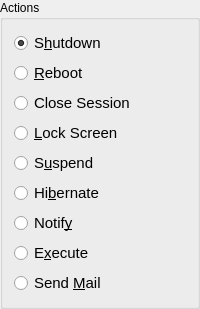
           <widget class="QGroupBox" name="groupBoxActions">
            <property name="sizePolicy">
             <sizepolicy hsizetype="Preferred" vsizetype="Expanding">
              <horstretch>0</horstretch>
              <verstretch>0</verstretch>
             </sizepolicy>
            </property>
            <property name="minimumSize">
             <size>
              <width>160</width>
              <height>240</height>
             </size>
            </property>
            <property name="maximumSize">
             <size>
              <width>240</width>
              <height>16777215</height>
             </size>
            </property>
            <property name="locale">
             <locale language="English" country="UnitedStates"/>
            </property>
            <property name="title">
             <string>Actions</string>
            </property>
            <layout class="QGridLayout" name="gridLayout_6">
             <item row="3" column="0">
              <widget class="QRadioButton" name="radioButtonLock">
               <property name="font">
                <font>
                 <pointsize>11</pointsize>
                </font>
               </property>
               <property name="locale">
                <locale language="English" country="UnitedStates"/>
               </property>
               <property name="text">
                <string>&amp;Lock Screen</string>
               </property>
               <attribute name="buttonGroup">
                <string notr="true">buttonGroupActions</string>
               </attribute>
              </widget>
             </item>
             <item row="5" column="0">
              <widget class="QRadioButton" name="radioButtonHibernate">
               <property name="font">
                <font>
                 <pointsize>11</pointsize>
                </font>
               </property>
               <property name="locale">
                <locale language="English" country="UnitedStates"/>
               </property>
               <property name="text">
                <string>Hi&amp;bernate</string>
               </property>
               <attribute name="buttonGroup">
                <string notr="true">buttonGroupActions</string>
               </attribute>
              </widget>
             </item>
             <item row="7" column="0">
              <widget class="QRadioButton" name="radioButtonExecute">
               <property name="font">
                <font>
                 <pointsize>11</pointsize>
                </font>
               </property>
               <property name="locale">
                <locale language="English" country="UnitedStates"/>
               </property>
               <property name="text">
                <string>E&amp;xecute</string>
               </property>
               <attribute name="buttonGroup">
                <string notr="true">buttonGroupActions</string>
               </attribute>
              </widget>
             </item>
             <item row="0" column="0">
              <widget class="QRadioButton" name="radioButtonShutdown">
               <property name="font">
                <font>
                 <pointsize>11</pointsize>
                </font>
               </property>
               <property name="locale">
                <locale language="English" country="UnitedStates"/>
               </property>
               <property name="text">
                <string>S&amp;hutdown</string>
               </property>
               <property name="checked">
                <bool>true</bool>
               </property>
               <attribute name="buttonGroup">
                <string notr="true">buttonGroupActions</string>
               </attribute>
              </widget>
             </item>
             <item row="4" column="0">
              <widget class="QRadioButton" name="radioButtonSuspend">
               <property name="font">
                <font>
                 <pointsize>11</pointsize>
                </font>
               </property>
               <property name="locale">
                <locale language="English" country="UnitedStates"/>
               </property>
               <property name="text">
                <string>S&amp;uspend</string>
               </property>
               <attribute name="buttonGroup">
                <string notr="true">buttonGroupActions</string>
               </attribute>
              </widget>
             </item>
             <item row="1" column="0">
              <widget class="QRadioButton" name="radioButtonReboot">
               <property name="font">
                <font>
                 <pointsize>11</pointsize>
                </font>
               </property>
               <property name="locale">
                <locale language="English" country="UnitedStates"/>
               </property>
               <property name="text">
                <string>&amp;Reboot</string>
               </property>
               <attribute name="buttonGroup">
                <string notr="true">buttonGroupActions</string>
               </attribute>
              </widget>
             </item>
             <item row="6" column="0">
              <widget class="QRadioButton" name="radioButtonNotify">
               <property name="font">
                <font>
                 <pointsize>11</pointsize>
                </font>
               </property>
               <property name="locale">
                <locale language="English" country="UnitedStates"/>
               </property>
               <property name="text">
                <string>Notif&amp;y</string>
               </property>
               <attribute name="buttonGroup">
                <string notr="true">buttonGroupActions</string>
               </attribute>
              </widget>
             </item>
             <item row="2" column="0">
              <widget class="QRadioButton" name="radioButtonCloseSesion">
               <property name="font">
                <font>
                 <pointsize>11</pointsize>
                </font>
               </property>
               <property name="text">
                <string>Close Session</string>
               </property>
               <attribute name="buttonGroup">
                <string notr="true">buttonGroupActions</string>
               </attribute>
              </widget>
             </item>
             <item row="8" column="0">
              <widget class="QRadioButton" name="radioButtonSendMail">
               <property name="font">
                <font>
                 <pointsize>11</pointsize>
                </font>
               </property>
               <property name="locale">
                <locale language="English" country="UnitedStates"/>
               </property>
               <property name="text">
                <string>Send &amp;Mail</string>
               </property>
               <attribute name="buttonGroup">
                <string notr="true">buttonGroupActions</string>
               </attribute>
              </widget>
             </item>
            </layout>
            <zorder>radioButtonShutdown</zorder>
            <zorder>radioButtonNotify</zorder>
            <zorder>radioButtonSendMail</zorder>
            <zorder>radioButtonSuspend</zorder>
            <zorder>radioButtonReboot</zorder>
            <zorder>radioButtonHibernate</zorder>
            <zorder>radioButtonLock</zorder>
            <zorder>radioButtonExecute</zorder>
            <zorder>radioButtonCloseSesion</zorder>
           </widget>
